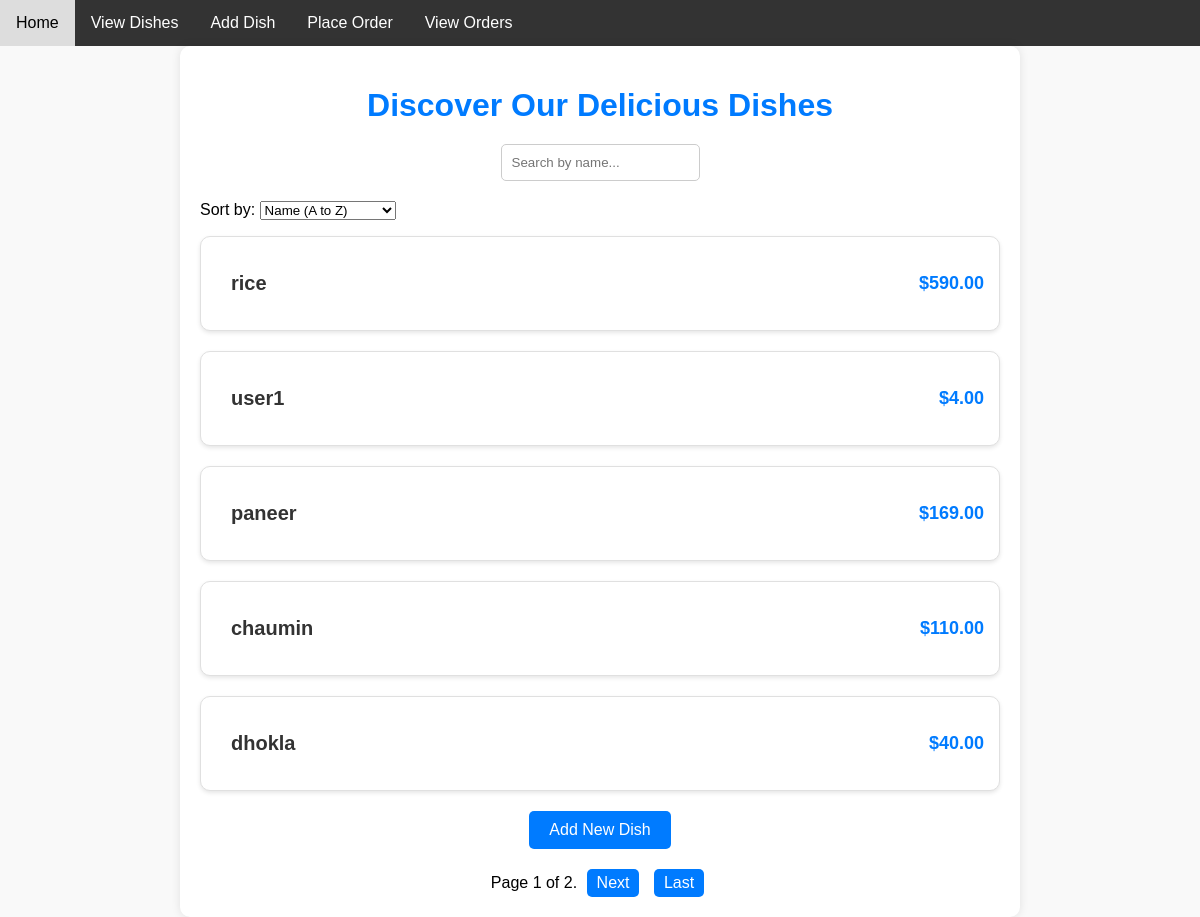
Screenshot of /dishes/ with the database file from the repository.
### zomato_app/models.py (models this page shows, shortened)
class Dish(models.Model):
    name = models.CharField(max_length=100)
    price = models.DecimalField(max_digits=6, decimal_places=2)

### zomato_app/views.py (the view)
# urls.py: path('dishes/', views.dish_list, name='dish_list'),
def dish_list(request):
    dish_list = Dish.objects.all()
    paginator = Paginator(dish_list, 5)
    page_number = request.GET.get('page')
    dishes = paginator.get_page(page_number)
    return render(request, 'zomato_app/dish_list.html', {'dishes': dishes})

### zomato_app/templates/zomato_app/dish_list.html (shortened to what this page needs)
<!DOCTYPE html>
<html>
<head>
</head>
<body>
    <div class="navbar">
        <a href="{% url 'home' %}">Home</a>
        <a href="{% url 'dish_list' %}">View Dishes</a>
        <a href="{% url 'add_dish' %}">Add Dish</a>
        <a href="{% url 'place_order' %}">Place Order</a>
        <a href="{% url 'order_list' %}">View Orders</a>
    </div>
    <div class="container">
        <h1>Discover Our Delicious Dishes</h1>
        <div class="search-container">
            <input type="text" id="search" name="search" placeholder="Search by name..." onkeyup="searchDishes()">
        </div>
        <div class="sort-options">
            <label for="sort">Sort by:</label>
            <select id="sort" onchange="sortDishes()">
                <option value="name_asc">Name (A to Z)</option>
            </select>
        </div>
        <ul class="dish-list">
            {% for dish in dishes %}
            <li class="dish-item">
                <div class="dish-info">
                    <h3 class="dish-name">{{ dish.name }}</h3>
                </div>
                <div class="dish-price">
                    ${{ dish.price }}
                </div>
            </li>
            {% endfor %}
        </ul>
        <div class="add-dish-button">
            <a href="{% url 'add_dish' %}">Add New Dish</a>
        </div>
             <div class="pagination">
                <span class="current-page">Page {{ dishes.number }} of {{ dishes.paginator.num_pages }}.</span>
                {% if dishes.has_next %}
                <a href="?page={{ dishes.next_page_number }}">Next</a>
                <a href="?page={{ dishes.paginator.num_pages }}">Last</a>
                {% endif %}
            </div>
    </div>
</body>
</html>

### zomato_app/templates/zomato_app/dish_list.html (style rules this page uses)
body { font-family: Arial, sans-serif; margin: 0; padding: 0; background-color: #f9f9f9; }
.container { max-width: 800px; margin: 0 auto; padding: 20px; background-color: #fff; box-shadow: 0px 0px 10px rgba(0, 0, 0, 0.1); border-radius: 10px; }
h1 { text-align: center; margin-bottom: 20px; color: #007bff; }
.search-container { text-align: center; margin-bottom: 20px; }
#search { padding: 10px; border: 1px solid #ccc; border-radius: 5px; }
.dish-list { list-style: none; padding: 0; }
.dish-item { display: flex; justify-content: space-between; align-items: center; padding: 15px; margin-bottom: 20px; border: 1px solid #e0e0e0; background-color: #fff; box-shadow: 0px 2px 4px rgba(0, 0, 0, 0.1); border-radius: 10px; transition: transform 0.3s ease-in-out, box-shadow 0.3s ease-in-out; }
.dish-info { flex: 1; padding-left: 15px; }
.dish-name { font-size: 20px; font-weight: bold; color: #333; }
.dish-price { font-weight: bold; color: #007bff; font-size: 18px; }
.add-dish-button { text-align: center; margin-top: 20px; }
.add-dish-button a { display: inline-block; padding: 10px 20px; background-color: #007bff; color: #fff; text-decoration: none; border-radius: 5px; transition: background-color 0.3s ease-in-out; }
.pagination { text-align: center; margin-top: 20px; }
.pagination a { display: inline-block; margin: 0 5px; padding: 5px 10px; background-color: #007bff; color: #fff; text-decoration: none; border-radius: 5px; transition: background-color 0.3s ease-in-out; }
.navbar { background-color: #333; overflow: hidden; }
.navbar a { float: left; display: block; color: white; text-align: center; padding: 14px 16px; text-decoration: none; }

### rows the page displays
Dish: name "rice", price "590.00"
Dish: name "user1", price "4.00"
Dish: name "paneer", price "169.00"
Dish: name "chaumin", price "110.00"
Dish: name "dhokla", price "40.00"

### other values shown
{{ dishes.number }} "1"
{{ dishes.paginator.num_pages }} "2"
